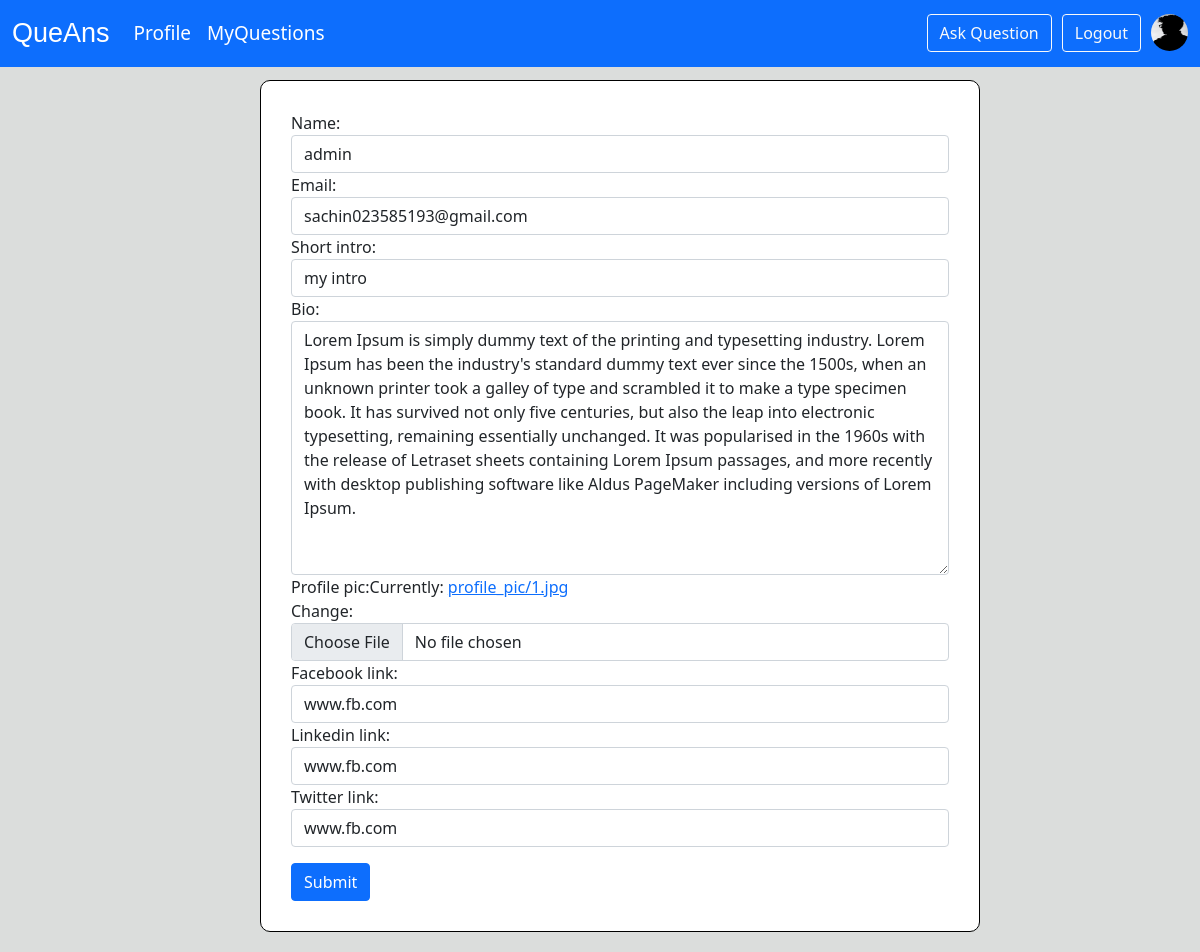
The page /users/edit-profile/ (signed in) on the database its author committed.
### users/models.py (models this page shows, shortened)
class profiles(models.Model):
    name = models.CharField(max_length=150,null=False,blank=False)
    email = models.EmailField(null=True,blank=False)
    short_intro = models.CharField(max_length=150,default="my intro",null=True,blank="True")
    bio = models.TextField(null=True,blank=True)
    profile_pic = models.ImageField(default='profile_pic/default.jpg',upload_to='profile_pic')
    user = models.OneToOneField(User,null=True,blank=True,on_delete=models.CASCADE)
    facebook_link = models.CharField(max_length=300,default=" ",null=True,blank="True")
    twitter_link = models.CharField(max_length=300,default=" ",null=True,blank="True")
    linkedin_link = models.CharField(max_length=300,default=" ",null=True,blank="True")

### users/views.py (the view)
# urls.py: path('edit-profile/',views.editProfile,name='editprofile'),
def editProfile(request):
    user = profiles.objects.get(name=request.user)
    form = profileForm(instance=user)
    if request.method == 'POST':
        form = profileForm(request.POST,request.FILES,instance=user)
        if form.is_valid:
            form.save()
            return redirect('main')
    context = {'form':form}
    return render(request,'users/edit-profile.html',context)

### users/forms.py
class profileForm(ModelForm):
    class Meta:
        model=profiles
        fields =['name','email','short_intro','bio','profile_pic','facebook_link','linkedin_link','twitter_link']
    def __init__(self,*args,**kwargs):
        super(profileForm,self).__init__(*args,**kwargs)
        for name,field in self.fields.items():
            field.widget.attrs.update({'class':'form-control'})

### users/templates/users/edit-profile.html (shortened to what this page needs)
{% extends 'main.html' %}
{% block content %}
<div class="form-container mt5" style="margin-top: 80px;">
    <form action="" method="POST" enctype="multipart/form-data">
        {% csrf_token %} {{form}}
        <input type="submit" class="btn btn-primary mt-3">
    </form>
</div>
{% endblock %}

### templates/main.html (shortened to what this page needs)
<!doctype html> {% load static %}
<html lang="en">
<head>
    <link href="https://cdn.jsdelivr.net/npm/bootstrap@5.1.3/dist/css/bootstrap.min.css" rel="stylesheet">
    <link rel="stylesheet" href="{% static 'styles/style.css' %}">
</head>
<body>
    <nav class="navbar navbar-expand-lg navbar-dark bg-primary fixed-top">
        <div class="container-fluid">
            <a class="navbar-brand" href="{% url 'main' %}" style="font-size: 27px; font-family: sans-serif;">
                QueAns
            </a>
            <div class="collapse navbar-collapse" id="navbarSupportedContent">
                <ul class="navbar-nav me-auto mb-2 mb-lg-0">
                    <li class="nav-item">
                        {% if user.is_authenticated %}
                        <a class="nav-link active" aria-current="page" href="{% url 'profile' user.username %}">Profile</a>
                        {% else %}
                        <a class="nav-link active" aria-current="page" href="{% url 'login' %}">Profile</a>
                        {% endif %}
                    </li>
                    <li class="nav-item">
                        <a class="nav-link active" aria-current="page" href="{% url 'userquestions' %}">MyQuestions</a>
                    </li>
                </ul>
                <div class="d-flex">
                    <a aria-current="page" data-bs-toggle="modal" data-bs-target="#exampleModal">
                        <button class="btn btn-outline-light">Ask Question</button>
                    </a>
                    {% if user.is_authenticated %}
                    <a href="{% url 'logout' %}">
                        <button class="btn btn-outline-light" style="margin-left: 10px;">Logout</button>
                    </a>
                    <img src="{{user.profiles.profile_pic.url}}" width="37px;" height="37px" style="margin-left:10px; " data-bs-toggle="popover" data-bs-placement="bottom" data-bs-title="{{user.username}}" data-bs-content="Verified">
                    {% else %}
                    <a href="{% url 'login' %}">
                        <button class="btn btn-outline-light" style="margin: 0 10px;">Login/Signup</button> {% endif %}
                </div>
            </div>
        </div>
    </nav>
    {% block content %}{% endblock content %}
</body>
</html>

### static/styles/style.css (style rules this page uses)
* { margin: 0; padding: 0; }
.mt5 { margin-top: 100px; }
img { border-radius: 50%; cursor: pointer; }
body { overflow-x: hidden; }
.nav-link { font-size: 19px; font-weight: 400; }
form { margin: 0; padding: 0; }
body { background: #dbdddc; }

### users/templates/users/edit-profile.html (style rules this page uses)
.form-container { padding: 30px; margin: 20px; border-radius: 10px; position: relative; left: 50%; transform: translateX(-50%); background-color: white; width: 60vw; border: 1px solid black; }

### rows shown on the page
profiles: name "admin", email "sachin023585193@gmail.com", short_intro "my intro", bio "Lorem Ipsum is simply dummy text of the printing and typesetting industry. Lorem Ipsum has been the industry's standard dummy text ever since the 1500s, when an unknown printer took a galley of type and scrambled it to make a type specimen book. It has survived not only five centuries, but also the leap into electronic typesetting, remaining essentially unchanged. It was popularised in the 1960s with the release of Letraset sheets containing Lorem Ipsum passages, and more recently with desktop publishing software like Aldus PageMaker including versions of Lorem Ipsum.", facebook_link "www.fb.com", linkedin_link "www.fb.com", twitter_link "www.fb.com"
